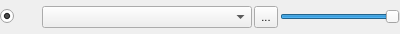
<?xml version="1.0" encoding="UTF-8"?>
<ui version="4.0">
 <class>Form</class>
 <widget class="QWidget" name="Form">
  <property name="geometry">
   <rect>
    <x>0</x>
    <y>0</y>
    <width>400</width>
    <height>34</height>
   </rect>
  </property>
  <property name="windowTitle">
   <string>Form</string>
  </property>
  <layout class="QHBoxLayout" name="horizontalLayout">
   <property name="spacing">
    <number>2</number>
   </property>
   <property name="leftMargin">
    <number>0</number>
   </property>
   <property name="topMargin">
    <number>0</number>
   </property>
   <property name="rightMargin">
    <number>0</number>
   </property>
   <property name="bottomMargin">
    <number>0</number>
   </property>
   <item>
    <widget class="QRadioButton" name="OnOffActiveLayer">
     <property name="sizePolicy">
      <sizepolicy hsizetype="Fixed" vsizetype="Fixed">
       <horstretch>0</horstretch>
       <verstretch>0</verstretch>
      </sizepolicy>
     </property>
     <property name="font">
      <font>
       <pointsize>8</pointsize>
      </font>
     </property>
     <property name="toolTip">
      <string>On/Off this layer</string>
     </property>
     <property name="text">
      <string/>
     </property>
     <property name="checked">
      <bool>true</bool>
     </property>
     <property name="autoExclusive">
      <bool>false</bool>
     </property>
    </widget>
   </item>
   <item>
    <widget class="QWidget" name="widget_ActiveLayer" native="true">
     <layout class="QHBoxLayout" name="horizontalLayout_26">
      <property name="spacing">
       <number>2</number>
      </property>
      <property name="leftMargin">
       <number>0</number>
      </property>
      <property name="topMargin">
       <number>0</number>
      </property>
      <property name="rightMargin">
       <number>0</number>
      </property>
      <property name="bottomMargin">
       <number>0</number>
      </property>
      <item>
       <widget class="QToolButton" name="layerStyleEditor">
        <property name="maximumSize">
         <size>
          <width>16777215</width>
          <height>22</height>
         </size>
        </property>
        <property name="font">
         <font>
          <pointsize>8</pointsize>
         </font>
        </property>
        <property name="toolTip">
         <string>Open the style editor for this layer</string>
        </property>
        <property name="text">
         <string/>
        </property>
        <property name="icon">
         <iconset>
          <normaloff>:/plugins/pca4cd/icons/layer_properties.svg</normaloff>:/plugins/pca4cd/icons/layer_properties.svg</iconset>
        </property>
        <property name="toolButtonStyle">
         <enum>Qt::ToolButtonIconOnly</enum>
        </property>
        <property name="autoRaise">
         <bool>true</bool>
        </property>
       </widget>
      </item>
      <item>
       <widget class="QgsMapLayerComboBox" name="QCBox_RenderFile">
        <property name="sizePolicy">
         <sizepolicy hsizetype="Ignored" vsizetype="Maximum">
          <horstretch>0</horstretch>
          <verstretch>0</verstretch>
         </sizepolicy>
        </property>
        <property name="maximumSize">
         <size>
          <width>16777215</width>
          <height>22</height>
         </size>
        </property>
        <property name="font">
         <font>
          <pointsize>8</pointsize>
         </font>
        </property>
        <property name="allowEmptyLayer">
         <bool>true</bool>
        </property>
       </widget>
      </item>
      <item>
       <widget class="QToolButton" name="QCBox_browseRenderFile">
        <property name="sizePolicy">
         <sizepolicy hsizetype="Fixed" vsizetype="Fixed">
          <horstretch>0</horstretch>
          <verstretch>0</verstretch>
         </sizepolicy>
        </property>
        <property name="maximumSize">
         <size>
          <width>16777215</width>
          <height>22</height>
         </size>
        </property>
        <property name="font">
         <font>
          <pointsize>8</pointsize>
         </font>
        </property>
        <property name="text">
         <string>...</string>
        </property>
       </widget>
      </item>
      <item>
       <widget class="QSlider" name="layerOpacity">
        <property name="sizePolicy">
         <sizepolicy hsizetype="Fixed" vsizetype="Fixed">
          <horstretch>0</horstretch>
          <verstretch>0</verstretch>
         </sizepolicy>
        </property>
        <property name="minimumSize">
         <size>
          <width>120</width>
          <height>0</height>
         </size>
        </property>
        <property name="maximumSize">
         <size>
          <width>16777215</width>
          <height>22</height>
         </size>
        </property>
        <property name="font">
         <font>
          <pointsize>8</pointsize>
         </font>
        </property>
        <property name="toolTip">
         <string>Opacity</string>
        </property>
        <property name="maximum">
         <number>100</number>
        </property>
        <property name="singleStep">
         <number>5</number>
        </property>
        <property name="pageStep">
         <number>10</number>
        </property>
        <property name="sliderPosition">
         <number>100</number>
        </property>
        <property name="orientation">
         <enum>Qt::Horizontal</enum>
        </property>
       </widget>
      </item>
     </layout>
    </widget>
   </item>
  </layout>
 </widget>
 <customwidgets>
  <customwidget>
   <class>QgsMapLayerComboBox</class>
   <extends>QComboBox</extends>
   <header>qgis.gui</header>
  </customwidget>
 </customwidgets>
 <resources/>
 <connections>
  <connection>
   <sender>OnOffActiveLayer</sender>
   <signal>clicked(bool)</signal>
   <receiver>widget_ActiveLayer</receiver>
   <slot>setEnabled(bool)</slot>
   <hints>
    <hint type="sourcelabel">
     <x>11</x>
     <y>16</y>
    </hint>
    <hint type="destinationlabel">
     <x>37</x>
     <y>29</y>
    </hint>
   </hints>
  </connection>
 </connections>
</ui>
